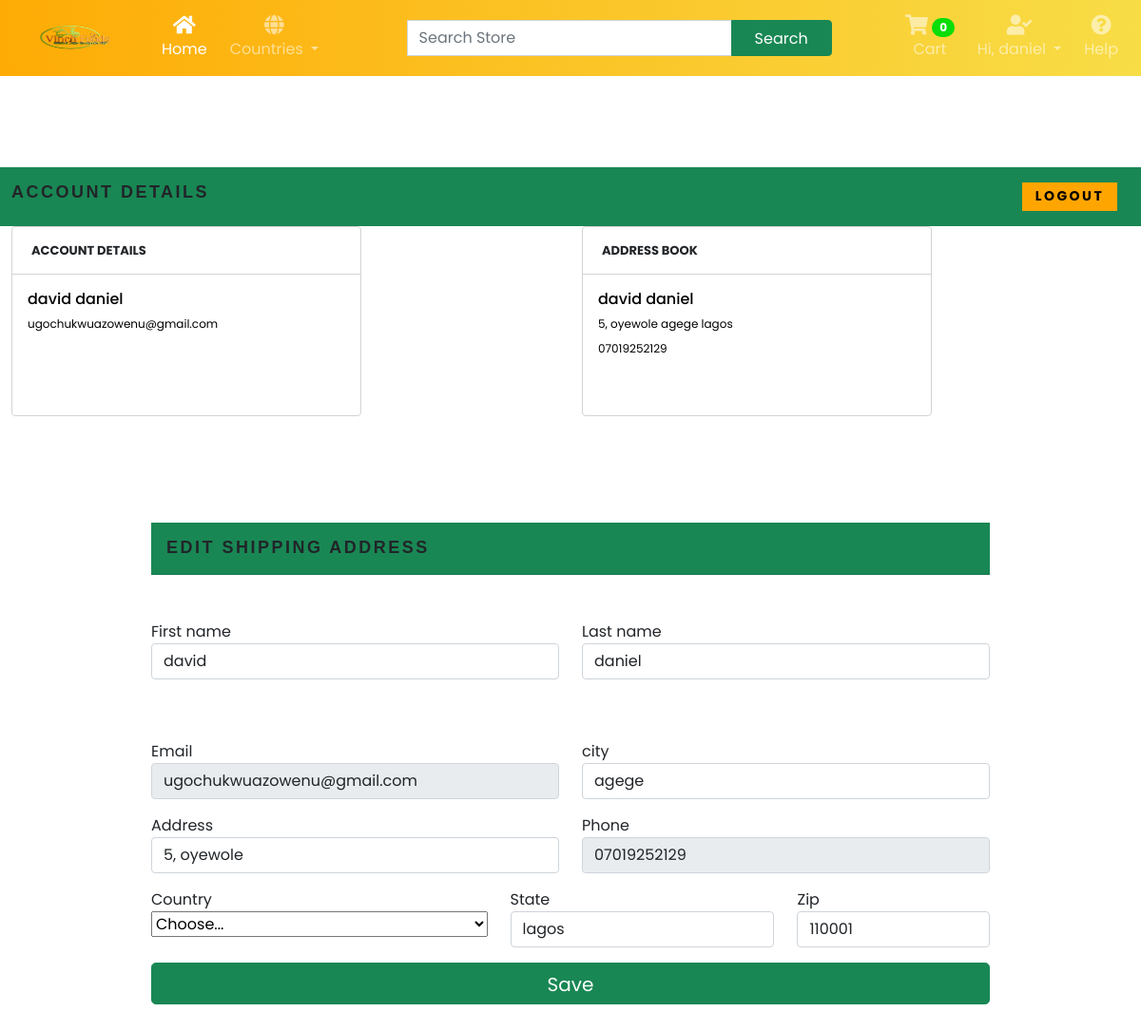
The app's page /account/ (signed in) with its own data.
### account/models.py (models this page shows)
class NewUser(AbstractBaseUser, PermissionsMixin):
    STATUS = (
        ('M', 'M'),
        ('F', 'F'),
    )
    email = models.EmailField(_("Email Adress"), unique=True)
    first_name = models.CharField(max_length=150)
    last_name = models.CharField(max_length=150)
    middle_name = models.CharField(max_length=150)
    gender = models.CharField(max_length=10, choices=STATUS, null=True)
    phone_number = models.CharField(max_length=17, blank=True, null=True)
    joined_date = models.DateTimeField(default=timezone.now)
    is_staff = models.BooleanField(default = False)
    is_active = models.BooleanField(default=False)
    objects = CustomAccountManager()
    USERNAME_FIELD = "email"
    REQUIRED_FIELDS = ['first_name', 'last_name', 'middle_name', 'gender', 'phone_number']
    def __str__(self):
        return self.last_name

### store/models.py (models this page shows, shortened)
class ShippingAddress(models.Model):
    customer = models.ForeignKey(Customer, on_delete=models.SET_NULL, null=True)
    order = models.ForeignKey(Order, on_delete=models.SET_NULL, null=True)
    first_name = models.CharField(max_length=150, null=True)
    last_name = models.CharField(max_length=150, null=True)
    address = models.CharField(max_length=200, null=False)
    city = models.CharField(max_length=200, null=False)
    state = models.CharField(max_length=200, null=False)
    country = models.CharField(max_length=200, null=True)
    zipcode = models.CharField(max_length=200, null=False)
    date_added = models.DateTimeField(auto_now_add=True)

### account/views.py (the view)
# urls.py: path("account/", views.my_account, name="my_account"),
def my_account(request):
    customer = request.user.customer
    try:
        shipping = ShippingAddress.objects.get(customer=customer)
    except:
        shipping = {}
    update_shipping_address(request, shipping)
    account = NewUser.objects.get(id = request.user.id)
    return render(request, "account/my_account.html",{"account": account, "shipping": shipping})

### account/context_processors.py (called while the page is built)
def users(request):
    if request.user.is_authenticated:
        username = NewUser.objects.get(last_name=request.user)
        last_name = username.last_name
    else:
        last_name = "Account"
        pass
    return {'last_name': last_name}

### account/views.py (called while the page is built)
def update_shipping_address(request, shipping):
    if request.method == "POST":
        firstname = request.POST.get("firstname")
        lastname = request.POST.get("lastname")
        city = request.POST.get("city")
        address = request.POST.get('address')
        country = request.POST.get("country")
        state = request.POST.get("state")
        zipcode = request.POST.get("zip")
        shipping.first_name = firstname
        shipping.last_name = lastname
        shipping.city = city
        shipping.address = address
        shipping.country = country
        shipping.state = state
        shipping.zipcode = zipcode
        shipping.save()

### store/context_processors.py (called while the page is built, shortened)
def total_cart_items(request):
    if request.user.is_authenticated:
        customer = request.user.customer
        order, created = Order.objects.get_or_create(customer=customer, complete=False)
        items = order.orderitem_set.all()
        if order:
            orderitems = OrderItem.objects.filter(order=order)
            qty = sum([item.quantity for item in orderitems])
            cart_total = sum([item.get_total for item in orderitems])
        else:
            qty = 0
            cart_total = 0
    return {'qty': qty, 'cart_total': cart_total, 'items': items}

### templates/account/my_account.html (shortened to what this page needs)
{% extends 'main.html' %}
{% load static %}
{% block content %}
<div class="d-flex justify-content-center w-100 my-5">
  <div class="row my-5 w-100">
    <div class="py-3 bg-success">
      <h5 class="mb-0 text-font text-uppercase">Account Details<span style="float: right; font-size: 14px; background:orange; width: 100px; height: 30px; text-align: center; padding-top: 6px; margin-right: 13px;"><a href="{% url 'signout' %}" style="text-decoration: none; color: black; cursor: pointer">Logout</a></span></h5>
    </div>
    <div class="col-md-6 col-12">
        <div class="card mb-3" style="width: 23rem; height: 200px; border: 1px solid lightgrey">
            <div style="font-size: 13px; font-weight: bold; padding-left:20px; padding-top: 15px; border-bottom: 1px solid lightgrey; height: 50px;">ACCOUNT DETAILS </div>
            <div class="card-body text-primary">
                <h6 class="card-title" style="color: black">{{account.first_name}} {{account.last_name}}</h6>
                <p class="card-text my-2" style="font-size: 12px; color: black;">{{account.email}}                                                                </p>
            </div>
        </div>
    </div>
    <div class="col-md-6 col-12">
        <div class="card  mb-3" style="width: 23rem; height: 200px; border: 1px solid lightgrey">
            <div style="font-size: 13px; font-weight: bold; padding-left:20px; padding-top: 15px; border-bottom: 1px solid lightgrey; height: 50px;">ADDRESS BOOK</div>
            <div class="card-body text-primary">
                <h6 class="card-title" style="color: black">{{shipping.first_name}} {{shipping.last_name}}</h6>
                <p class="card-text my-2" style="font-size: 12px; color: black;">{{shipping.address}} {{shipping.city}} {{shipping.state}}</p>
                <p class="card-text my-2" style="font-size: 12px; color: black;">{{account.phone_number}}</p>
            </div>
        </div>
    </div>
  </div>
</div>
<div style="" class="d-flex justify-content-center w-100">
    <form action="" method="post">
        <div class="card-header py-3 bg-success">
            <h5 class="mb-0 text-font text-uppercase">Edit Shipping Address</h5>
        </div>
        <div class="row my-5">
          <div class="col-md-6 col-6 mb-3">
            <label for="firstName">First name</label>
            <input type="text" class="form-control" id="firstName" placeholder="" name="firstname" value="{{shipping.first_name}}" required>
          </div>
          <div class="col-md-6 col-6 mb-3">
            <label for="lastName">Last name</label>
            <input type="text" class="form-control" id="lastName" placeholder="" name="lastname" value="{{shipping.last_name}}" required>
          </div>
        </div>
        <div class="row">
            <div class="col-md-6 col-6 mb-3">
                <label for="email">Email</label>
                <input type="email" class="form-control" id="email" placeholder="you@example.com" name="email" value="{{account.email}}" disabled>
              </div>
            <div class="col-md-6 col-6 mb-3">
              <label for="lastName">city</label>
              <input type="text" class="form-control" id="lastName" placeholder="" name="city" value="{{shipping.city}}" required>
            </div>
        </div>
        <div class="row">
            <div class="col-md-6 col-6 mb-3">
                <label for="address">Address</label>
                <input type="text" class="form-control" id="address" placeholder="1234 Main St" name="address" value="{{shipping.address}}" required>
            </div>
            <div class="col-md-6 col-6 mb-3">
                <label for="registerRepeatPassword">Phone</label>
                <input type="tel" name="phone" id="registerRepeatPassword" value="{{account.phone_number}}" class="form-control" disabled />
            </div>
        </div>
        <div class="row">
          <div class="col-md-5 col-5 mb-3">
            <label for="country">Country</label>
            <select class="custom-select d-block w-100" id="country" name="country" required>
                <option value="">Choose...</option>
            </select>
          </div>
          <div class="col-md-4 col-4 mb-3">
            <label for="state">State</label>
            <input type="text" id="form11Example5" name="state" value="{{shipping.state}}" class="form-control" required>
          </div>
          <div class="col-md-3 col-3 mb-3">
            <label for="zip">Zip</label>
            <input type="text" class="form-control" id="zip" placeholder="" name="zip" value="{{shipping.zipcode}}" required>
          </div>
        </div>
        <button style='margin-bottom: 80px' class="btn btn-success btn-lg btn-block w-100" type="submit">Save</button>
    </form>
  </div>
</div>
{% endblock content%}

### templates/main.html (shortened to what this page needs)
{% load static %}
{% load humanize %}
<!DOCTYPE html>
<html lang="en">
<head>
    <link href="https://cdn.jsdelivr.net/npm/bootstrap@5.0.2/dist/css/bootstrap.min.css" rel="stylesheet">
    <link rel="stylesheet" href="https://cdnjs.cloudflare.com/ajax/libs/OwlCarousel2/2.3.4/assets/owl.carousel.min.css">
    <link rel="stylesheet" href="https://cdnjs.cloudflare.com/ajax/libs/OwlCarousel2/2.3.4/assets/owl.theme.default.min.css" />
    <link href="https://cdnjs.cloudflare.com/ajax/libs/font-awesome/5.15.4/css/all.min.css" rel="stylesheet">
    <link rel="stylesheet" href="{% static 'styles/main.css' %}">
    <link rel="stylesheet" href="{% static 'styles/store/store.css' %}">
    <link rel="stylesheet" href="{% static 'styles/store/cart.css' %}">
    <link rel="stylesheet" href="{% static 'styles/store/checkout.css' %}">
    <link rel="stylesheet" href="{% static 'styles/store/productview.css' %}">
</head>
<body>
<nav class="navbar navbar-expand-lg navbar-dark gradient-custom">
    <div class="container-fluid">
      <a class="navbar-brand" href="#"><img id="logoimg" src="{% static 'images/vinchlogo.png' %}" alt=""></a>
      <div class="collapse navbar-collapse" id="navbarSupportedContent">
        <ul class="navbar-nav me-auto d-flex flex-row mt-3 mt-lg-0">
          <li class="nav-item text-center mx-2 mx-lg-1">
            <a class="nav-link active" aria-current="page" href="{% url 'store:home' %}">
              <div>
                <i class="fas fa-home fa-lg mb-1"></i>
              </div>
              Home
            </a>
          </li>
          <li class="nav-item dropdown text-center mx-2 mx-lg-1">
            <a class="nav-link dropdown-toggle" href="#" id="navbarDropdown" role="button" data-bs-toggle="dropdown" aria-haspopup="true" aria-expanded="false">
              <div>
                <i id='icon' class="fas fa-globe fa-lg mb-1"></i>
              </div>
              Countries
            </a>
          </li>
        </ul>
        <form class="d-flex input-group w-auto ms-lg-3 my-3 my-lg-0">
            <input type="search" class="form-control" placeholder="Search Store" aria-label="Search" />
            <button class="btn btn-outline-white btn-success" type="button" data-mdb-ripple-color="dark">
              Search
            </button>
          </form>
        <ul class="navbar-nav ms-auto d-flex flex-row mt-3 mt-lg-0">
          <li class="nav-item text-center mx-2 mx-lg-1">
            <a class="nav-link" href="{% url 'store:cart' %}">
              <div>
                <i id='icon' class="fa fa-shopping-cart fa-lg mb-1"></i>
                <span class="badge rounded-pill badge-notification cart-qty" id="badge">{{qty}}</span>
              </div>
              Cart
            </a>
          </li>
          {% if user.is_authenticated %}
            <li class="nav-item dropdown text-center mx-2 mx-lg-1">
              <a class="nav-link dropdown-toggle" href="#" id="navbarDropdown" role="button" data-bs-toggle="dropdown" aria-expanded="false">
                <div>
                  <i id='icon' class="fa fa-user-check fa-lg mb-1"></i>
                 </div>
                 Hi, {{last_name}}
              </a>
            </li>
          {% endif %}
          <li class="nav-item text-center mx-2 mx-lg-1">
            <a class="nav-link" href="{% url 'store:cart' %}">
              <div>
                <i id='icon' class="fa fa-question-circle fa-lg mb-1"></i>
              </div>
              Help
            </a>
          </li>
        </ul>
      </div>
    </div>
</nav>
    <div class="w-100 ">
      {% block content %}{% endblock content %}
</body>
</html>

### static/styles/main.css (style rules this page uses)
.btn { padding: .45rem 1.5rem .35rem; }
#logoimg { width: 130px; height: 50px; }
#badge { background: #0add08; }
.gradient-custom { background: orange; background: -webkit-linear-gradient(to right, rgb(254, 171, 5), rgb(248, 221, 71)); background: linear-gradient(to right, rgb(254, 171, 5), rgb(248, 221, 71)) }
::placeholder { color: white; opacity: 1; }

### static/styles/store/store.css (style rules this page uses)
* { font-family: 'Poppins', sans-serif; }

### static/styles/store/checkout.css (style rules this page uses)
.text-font { font-family: futura-pt,Tahoma,Geneva,Verdana,Arial,sans-serif; font-weight: 700; letter-spacing: .156rem; font-size: 1.125rem; }

### static/styles/store/productview.css (style rules this page uses)
.card-title { margin-bottom: 0; }

### records on screen
NewUser: last_name "daniel", first_name "david", email "ugochukwuazowenu@gmail.com", phone_number "07019252129", phone "07019252129"
ShippingAddress: first_name "david", last_name "daniel", address "5, oyewole", city "agege", state "lagos", firstname "david", lastname "daniel", zip "110001"

### other values on screen
{{ qty }} "0"
